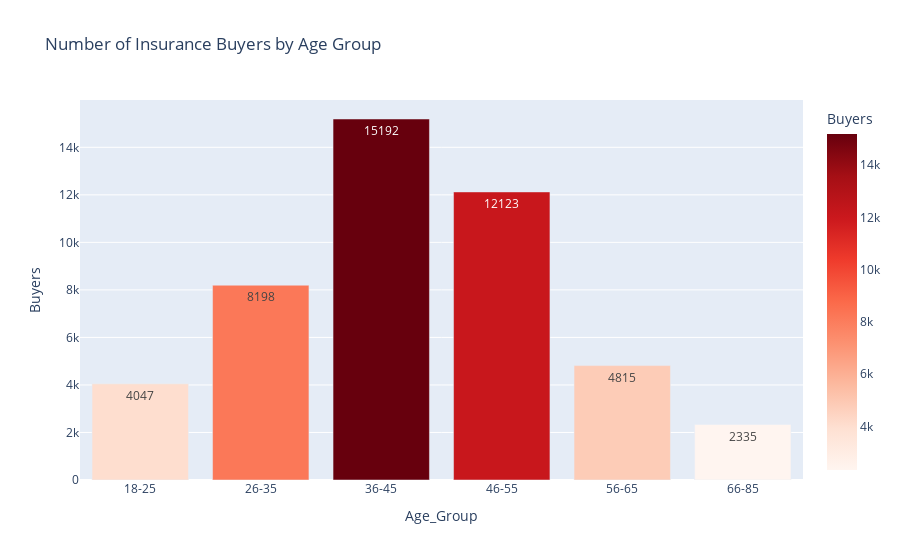

The cell this chart's notebook holds for it:
### Markdown cell above
Q2: Age-wise purchase tendency

### Code cell
# Create age groups
df['Age_Group'] = pd.cut(df['Age'], bins=[17, 25, 35, 45, 55, 65, 85],
                         labels=['18-25', '26-35', '36-45', '46-55', '56-65', '66-85'])

# Count buyers by age group
age_group_response = df[df['Response'] == 1]['Age_Group'].value_counts().sort_index().reset_index()
age_group_response.columns = ['Age_Group', 'Buyers']

# Plot
fig = px.bar(age_group_response, x='Age_Group', y='Buyers', color='Buyers',
             title='Number of Insurance Buyers by Age Group',
             text='Buyers', color_continuous_scale='reds')
fig.update_layout(showlegend=False)
fig.show()

### Figure 1 — Plotly figure (JSON) as saved in the notebook; plotly's stock layout.template omitted (floating-point values rounded to 4 significant figures)
{"data": [{"hovertemplate": "Age_Group=%{x}<br>Buyers=%{marker.color}<extra></extra>", "legendgroup": "", "marker": {"color": [4047, 8198, 15192, 12123, 4815, 2335], "coloraxis": "coloraxis", "pattern": {"shape": ""}}, "name": "", "orientation": "v", "showlegend": false, "text": [4047.0, 8198.0, 15190.0, 12120.0, 4815.0, 2335.0], "textposition": "auto", "type": "bar", "x": ["18-25", "26-35", "36-45", "46-55", "56-65", "66-85"], "xaxis": "x", "y": [4047, 8198, 15192, 12123, 4815, 2335], "yaxis": "y"}], "layout": {"barmode": "relative", "coloraxis": {"colorbar": {"title": {"text": "Buyers"}}, "colorscale": [[0, "rgb(255,245,240)"], [0.125, "rgb(254,224,210)"], [0.25, "rgb(252,187,161)"], [0.375, "rgb(252,146,114)"], [0.5, "rgb(251,106,74)"], [0.625, "rgb(239,59,44)"], [0.75, "rgb(203,24,29)"], [0.875, "rgb(165,15,21)"], [1, "rgb(103,0,13)"]]}, "legend": {"tracegroupgap": 0}, "showlegend": false, "title": {"text": "Number of Insurance Buyers by Age Group"}, "xaxis": {"anchor": "y", "domain": [0, 1], "title": {"text": "Age_Group"}}, "yaxis": {"anchor": "x", "domain": [0, 1], "title": {"text": "Buyers"}}}}
